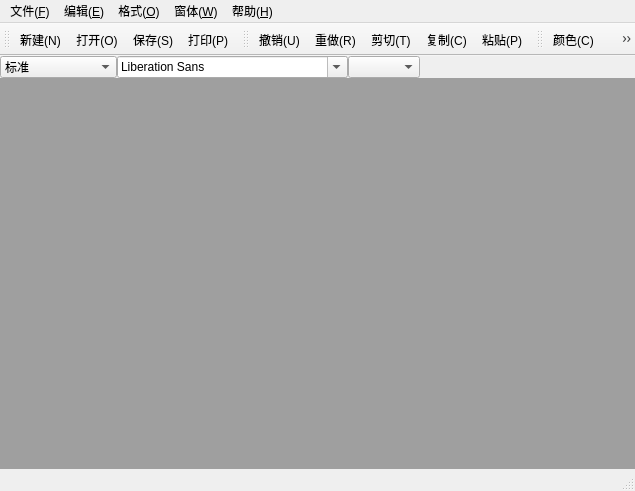
<?xml version="1.0" encoding="UTF-8"?>
<ui version="4.0">
 <class>MainWindow</class>
 <widget class="QMainWindow" name="MainWindow">
  <property name="geometry">
   <rect>
    <x>0</x>
    <y>0</y>
    <width>635</width>
    <height>491</height>
   </rect>
  </property>
  <property name="windowTitle">
   <string>我的WPS</string>
  </property>
  <widget class="QWidget" name="centralWidget">
   <layout class="QGridLayout" name="gridLayout">
    <property name="leftMargin">
     <number>0</number>
    </property>
    <property name="topMargin">
     <number>0</number>
    </property>
    <property name="rightMargin">
     <number>0</number>
    </property>
    <property name="bottomMargin">
     <number>0</number>
    </property>
    <property name="spacing">
     <number>0</number>
    </property>
    <item row="0" column="0">
     <widget class="QComboBox" name="comboBox">
      <property name="statusTip">
       <string>ComboBox组合框,下拉列表框</string>
      </property>
      <property name="whatsThis">
       <string>ComboBox组合框,下拉列表框</string>
      </property>
      <item>
       <property name="text">
        <string>标准</string>
       </property>
      </item>
      <item>
       <property name="text">
        <string>项目符号(●)</string>
       </property>
      </item>
      <item>
       <property name="text">
        <string>项目符号(○)</string>
       </property>
      </item>
      <item>
       <property name="text">
        <string>项目符号(■)</string>
       </property>
      </item>
      <item>
       <property name="text">
        <string>项目符号(1.2.3)</string>
       </property>
      </item>
      <item>
       <property name="text">
        <string>项目符号(a.b.c)</string>
       </property>
      </item>
      <item>
       <property name="text">
        <string>项目符号(A.B.C)</string>
       </property>
      </item>
      <item>
       <property name="text">
        <string>项目符号(i.ii.iii)</string>
       </property>
      </item>
      <item>
       <property name="text">
        <string>项目符号(I.II.III)</string>
       </property>
      </item>
     </widget>
    </item>
    <item row="0" column="1">
     <widget class="QFontComboBox" name="fontComboBox">
      <property name="whatsThis">
       <string>&lt;html&gt;&lt;head/&gt;&lt;body&gt;&lt;p&gt;文字组合框&lt;/p&gt;&lt;/body&gt;&lt;/html&gt;</string>
      </property>
     </widget>
    </item>
    <item row="0" column="2">
     <widget class="QComboBox" name="comboBox_2">
      <property name="toolTip">
       <string>&lt;html&gt;&lt;head/&gt;&lt;body&gt;&lt;p&gt;组合框,下拉列表框&lt;/p&gt;&lt;/body&gt;&lt;/html&gt;</string>
      </property>
     </widget>
    </item>
    <item row="1" column="0" colspan="4">
     <widget class="QMdiArea" name="mdiArea">
      <property name="sizePolicy">
       <sizepolicy hsizetype="Expanding" vsizetype="Expanding">
        <horstretch>0</horstretch>
        <verstretch>0</verstretch>
       </sizepolicy>
      </property>
      <property name="statusTip">
       <string>多文档区域</string>
      </property>
      <property name="whatsThis">
       <string>多文档区域</string>
      </property>
     </widget>
    </item>
    <item row="0" column="3">
     <spacer name="horizontalSpacer">
      <property name="orientation">
       <enum>Qt::Horizontal</enum>
      </property>
      <property name="sizeHint" stdset="0">
       <size>
        <width>198</width>
        <height>20</height>
       </size>
      </property>
     </spacer>
    </item>
   </layout>
  </widget>
  <widget class="QMenuBar" name="menuBar">
   <property name="geometry">
    <rect>
     <x>0</x>
     <y>0</y>
     <width>635</width>
     <height>21</height>
    </rect>
   </property>
   <widget class="QMenu" name="menu_F">
    <property name="title">
     <string>文件(&amp;F)</string>
    </property>
    <addaction name="new_file"/>
    <addaction name="open_file"/>
    <addaction name="save_file"/>
    <addaction name="action_A"/>
    <addaction name="action_P"/>
    <addaction name="action_3"/>
    <addaction name="action_4"/>
   </widget>
   <widget class="QMenu" name="menu_E">
    <property name="title">
     <string>编辑(&amp;E)</string>
    </property>
    <addaction name="action_U"/>
    <addaction name="action_R"/>
    <addaction name="action_T"/>
    <addaction name="action_C"/>
    <addaction name="action_P_2"/>
   </widget>
   <widget class="QMenu" name="menu_W">
    <property name="title">
     <string>窗体(&amp;W)</string>
    </property>
    <addaction name="action_O"/>
    <addaction name="action_A_2"/>
    <addaction name="separator"/>
    <addaction name="action_T_2"/>
    <addaction name="action_C_4"/>
    <addaction name="separator"/>
    <addaction name="action_X"/>
    <addaction name="action_V"/>
   </widget>
   <widget class="QMenu" name="menu_H">
    <property name="title">
     <string>帮助(&amp;H)</string>
    </property>
    <addaction name="action_A_3"/>
   </widget>
   <widget class="QMenu" name="menu_O">
    <property name="title">
     <string>格式(&amp;O)</string>
    </property>
    <widget class="QMenu" name="menu_D">
     <property name="title">
      <string>字体(&amp;D)</string>
     </property>
     <addaction name="action_B"/>
     <addaction name="action_I"/>
     <addaction name="action_U_2"/>
    </widget>
    <widget class="QMenu" name="menu">
     <property name="title">
      <string>段落</string>
     </property>
     <addaction name="action_L"/>
     <addaction name="action_C_3"/>
     <addaction name="action_R_2"/>
     <addaction name="action_J"/>
    </widget>
    <addaction name="menu_D"/>
    <addaction name="menu"/>
    <addaction name="action_C_2"/>
   </widget>
   <addaction name="menu_F"/>
   <addaction name="menu_E"/>
   <addaction name="menu_O"/>
   <addaction name="menu_W"/>
   <addaction name="menu_H"/>
  </widget>
  <widget class="QToolBar" name="mainToolBar">
   <property name="windowTitle">
    <string>这是工具栏</string>
   </property>
   <attribute name="toolBarArea">
    <enum>TopToolBarArea</enum>
   </attribute>
   <attribute name="toolBarBreak">
    <bool>false</bool>
   </attribute>
   <addaction name="new_file"/>
   <addaction name="open_file"/>
   <addaction name="save_file"/>
   <addaction name="action_P"/>
  </widget>
  <widget class="QStatusBar" name="statusBar"/>
  <widget class="QToolBar" name="toolBar">
   <property name="windowTitle">
    <string>toolBar</string>
   </property>
   <attribute name="toolBarArea">
    <enum>TopToolBarArea</enum>
   </attribute>
   <attribute name="toolBarBreak">
    <bool>false</bool>
   </attribute>
   <addaction name="action_U"/>
   <addaction name="action_R"/>
   <addaction name="action_T"/>
   <addaction name="action_C"/>
   <addaction name="action_P_2"/>
  </widget>
  <widget class="QToolBar" name="toolBar_2">
   <property name="windowTitle">
    <string>toolBar_2</string>
   </property>
   <attribute name="toolBarArea">
    <enum>TopToolBarArea</enum>
   </attribute>
   <attribute name="toolBarBreak">
    <bool>false</bool>
   </attribute>
   <addaction name="action_C_2"/>
   <addaction name="action_B"/>
   <addaction name="action_I"/>
   <addaction name="action_U_2"/>
   <addaction name="separator"/>
   <addaction name="action_L"/>
   <addaction name="action_C_3"/>
   <addaction name="action_R_2"/>
   <addaction name="action_J"/>
  </widget>
  <action name="new_file">
   <property name="icon">
    <iconset resource="img.qrc">
     <normaloff>:/我的WPS图标/images/new.png</normaloff>:/我的WPS图标/images/new.png</iconset>
   </property>
   <property name="text">
    <string>新建(&amp;N)</string>
   </property>
   <property name="statusTip">
    <string>创建一个新文档(这是菜单)</string>
   </property>
   <property name="whatsThis">
    <string comment="这是一个澄清" extracomment="这是一个主释">&lt;html&gt;&lt;head/&gt;&lt;body&gt;&lt;p&gt;按shift＋f1会显示此处,可以插入文本,图,链接,整理颜色,字体,格式等.&lt;/p&gt;&lt;/body&gt;&lt;/html&gt;</string>
   </property>
   <property name="shortcut">
    <string>Ctrl+N</string>
   </property>
  </action>
  <action name="open_file">
   <property name="icon">
    <iconset resource="img.qrc">
     <normaloff>:/我的WPS图标/images/fileopen.png</normaloff>:/我的WPS图标/images/fileopen.png</iconset>
   </property>
   <property name="text">
    <string>打开(&amp;O)</string>
   </property>
   <property name="statusTip">
    <string>打开一个文件</string>
   </property>
   <property name="whatsThis">
    <string>&lt;html&gt;&lt;head/&gt;&lt;body&gt;&lt;p&gt;按shift＋f1会显示此处,可以插入文本,图,链接,整理颜色,字体,格式等.&lt;/p&gt;&lt;/body&gt;&lt;/html&gt;</string>
   </property>
   <property name="shortcut">
    <string>Ctrl+O</string>
   </property>
  </action>
  <action name="save_file">
   <property name="icon">
    <iconset resource="img.qrc">
     <normaloff>:/我的WPS图标/images/save.png</normaloff>:/我的WPS图标/images/save.png</iconset>
   </property>
   <property name="text">
    <string>保存(&amp;S)</string>
   </property>
   <property name="statusTip">
    <string>将文件存档</string>
   </property>
   <property name="whatsThis">
    <string>&lt;html&gt;&lt;head/&gt;&lt;body&gt;&lt;p&gt;按shift＋f1会显示此处,可以插入文本,图,链接,整理颜色,字体,格式等.&lt;/p&gt;&lt;/body&gt;&lt;/html&gt;</string>
   </property>
   <property name="shortcut">
    <string>Ctrl+S</string>
   </property>
  </action>
  <action name="action_A">
   <property name="text">
    <string>另存为(&amp;A)...</string>
   </property>
   <property name="statusTip">
    <string>以新名字保存文档</string>
   </property>
   <property name="whatsThis">
    <string>&lt;html&gt;&lt;head/&gt;&lt;body&gt;&lt;p&gt;按shift＋f1会显示此处,可以插入文本,图,链接,整理颜色,字体,格式等.&lt;/p&gt;&lt;/body&gt;&lt;/html&gt;</string>
   </property>
  </action>
  <action name="action_P">
   <property name="icon">
    <iconset resource="img.qrc">
     <normaloff>:/我的WPS图标/images/print.png</normaloff>:/我的WPS图标/images/print.png</iconset>
   </property>
   <property name="text">
    <string>打印(&amp;P)...</string>
   </property>
   <property name="statusTip">
    <string>打印输出到纸张上</string>
   </property>
   <property name="whatsThis">
    <string>&lt;html&gt;&lt;head/&gt;&lt;body&gt;&lt;p&gt;按shift＋f1会显示此处,可以插入文本,图,链接,整理颜色,字体,格式等.&lt;/p&gt;&lt;/body&gt;&lt;/html&gt;</string>
   </property>
   <property name="shortcut">
    <string>Ctrl+P</string>
   </property>
  </action>
  <action name="action_3">
   <property name="text">
    <string>打印预览(&amp;H)...</string>
   </property>
   <property name="statusTip">
    <string>打印的效果</string>
   </property>
   <property name="whatsThis">
    <string>&lt;html&gt;&lt;head/&gt;&lt;body&gt;&lt;p&gt;按shift＋f1会显示此处,可以插入文本,图,链接,整理颜色,字体,格式等.&lt;/p&gt;&lt;/body&gt;&lt;/html&gt;</string>
   </property>
  </action>
  <action name="action_4">
   <property name="text">
    <string>退出(&amp;E)</string>
   </property>
   <property name="statusTip">
    <string>退出应用程序</string>
   </property>
   <property name="whatsThis">
    <string>&lt;html&gt;&lt;head/&gt;&lt;body&gt;&lt;p&gt;按shift＋f1会显示此处,可以插入文本,图,链接,整理颜色,字体,格式等.&lt;/p&gt;&lt;/body&gt;&lt;/html&gt;</string>
   </property>
  </action>
  <action name="action_U">
   <property name="icon">
    <iconset resource="img.qrc">
     <normaloff>:/我的WPS图标/images/undo.png</normaloff>:/我的WPS图标/images/undo.png</iconset>
   </property>
   <property name="text">
    <string>撤销(&amp;U)</string>
   </property>
   <property name="statusTip">
    <string>撤销当前操作</string>
   </property>
   <property name="whatsThis">
    <string>&lt;html&gt;&lt;head/&gt;&lt;body&gt;&lt;p&gt;按shift＋f1会显示此处,可以插入文本,图,链接,整理颜色,字体,格式等.&lt;/p&gt;&lt;/body&gt;&lt;/html&gt;</string>
   </property>
   <property name="shortcut">
    <string>Ctrl+Z</string>
   </property>
  </action>
  <action name="action_R">
   <property name="icon">
    <iconset resource="img.qrc">
     <normaloff>:/我的WPS图标/images/redo.png</normaloff>:/我的WPS图标/images/redo.png</iconset>
   </property>
   <property name="text">
    <string>重做(&amp;R)</string>
   </property>
   <property name="statusTip">
    <string>恢复之前的操作</string>
   </property>
   <property name="whatsThis">
    <string>&lt;html&gt;&lt;head/&gt;&lt;body&gt;&lt;p&gt;按shift＋f1会显示此处,可以插入文本,图,链接,整理颜色,字体,格式等.&lt;/p&gt;&lt;/body&gt;&lt;/html&gt;</string>
   </property>
   <property name="shortcut">
    <string>Ctrl+Y</string>
   </property>
  </action>
  <action name="action_T">
   <property name="icon">
    <iconset resource="img.qrc">
     <normaloff>:/我的WPS图标/images/cut.png</normaloff>:/我的WPS图标/images/cut.png</iconset>
   </property>
   <property name="text">
    <string>剪切(&amp;T)</string>
   </property>
   <property name="statusTip">
    <string>从文档中裁剪所选内容</string>
   </property>
   <property name="shortcut">
    <string>Ctrl+S</string>
   </property>
  </action>
  <action name="action_C">
   <property name="icon">
    <iconset resource="img.qrc">
     <normaloff>:/我的WPS图标/images/copy.png</normaloff>:/我的WPS图标/images/copy.png</iconset>
   </property>
   <property name="text">
    <string>复制(&amp;C)</string>
   </property>
   <property name="statusTip">
    <string>复制所选内容,并放入剪切板</string>
   </property>
   <property name="shortcut">
    <string>Ctrl+C</string>
   </property>
  </action>
  <action name="action_P_2">
   <property name="icon">
    <iconset resource="img.qrc">
     <normaloff>:/我的WPS图标/images/paste.png</normaloff>:/我的WPS图标/images/paste.png</iconset>
   </property>
   <property name="text">
    <string>粘贴(&amp;P)</string>
   </property>
   <property name="statusTip">
    <string>将剪切板的内容粘贴到文档</string>
   </property>
   <property name="shortcut">
    <string>Ctrl+V</string>
   </property>
  </action>
  <action name="action_B">
   <property name="checkable">
    <bool>true</bool>
   </property>
   <property name="icon">
    <iconset resource="img.qrc">
     <normaloff>:/我的WPS图标/images/bold.png</normaloff>:/我的WPS图标/images/bold.png</iconset>
   </property>
   <property name="text">
    <string>加粗(&amp;B) </string>
   </property>
   <property name="statusTip">
    <string>将所选文字加粗</string>
   </property>
   <property name="shortcut">
    <string>Ctrl+B</string>
   </property>
  </action>
  <action name="action_C_2">
   <property name="icon">
    <iconset resource="img.qrc">
     <normaloff>:/我的WPS图标/images/color.ico</normaloff>:/我的WPS图标/images/color.ico</iconset>
   </property>
   <property name="text">
    <string>颜色(&amp;C)</string>
   </property>
   <property name="statusTip">
    <string>设置文字颜色</string>
   </property>
  </action>
  <action name="action_I">
   <property name="checkable">
    <bool>true</bool>
   </property>
   <property name="icon">
    <iconset resource="img.qrc">
     <normaloff>:/我的WPS图标/images/italic.png</normaloff>:/我的WPS图标/images/italic.png</iconset>
   </property>
   <property name="text">
    <string>倾斜(&amp;I)</string>
   </property>
   <property name="statusTip">
    <string>将所选文字倾斜</string>
   </property>
   <property name="shortcut">
    <string>Ctrl+I</string>
   </property>
  </action>
  <action name="action_U_2">
   <property name="checkable">
    <bool>true</bool>
   </property>
   <property name="icon">
    <iconset resource="img.qrc">
     <normaloff>:/我的WPS图标/images/under.png</normaloff>:/我的WPS图标/images/under.png</iconset>
   </property>
   <property name="text">
    <string>下划线(&amp;U)</string>
   </property>
   <property name="statusTip">
    <string>将所选文字加上下划线</string>
   </property>
   <property name="shortcut">
    <string>Ctrl+U</string>
   </property>
  </action>
  <action name="action_L">
   <property name="icon">
    <iconset resource="img.qrc">
     <normaloff>:/我的WPS图标/images/left.png</normaloff>:/我的WPS图标/images/left.png</iconset>
   </property>
   <property name="text">
    <string>左对齐(&amp;L)</string>
   </property>
   <property name="statusTip">
    <string>将文本左对齐</string>
   </property>
   <property name="shortcut">
    <string>Ctrl+L</string>
   </property>
  </action>
  <action name="action_C_3">
   <property name="icon">
    <iconset resource="img.qrc">
     <normaloff>:/我的WPS图标/images/center.png</normaloff>:/我的WPS图标/images/center.png</iconset>
   </property>
   <property name="text">
    <string>居中(&amp;C)</string>
   </property>
   <property name="statusTip">
    <string>将文本居中对齐</string>
   </property>
   <property name="whatsThis">
    <string>文本居中显示</string>
   </property>
   <property name="shortcut">
    <string>Ctrl+E</string>
   </property>
  </action>
  <action name="action_R_2">
   <property name="icon">
    <iconset resource="img.qrc">
     <normaloff>:/我的WPS图标/images/right.png</normaloff>:/我的WPS图标/images/right.png</iconset>
   </property>
   <property name="text">
    <string>右对齐(&amp;R)</string>
   </property>
   <property name="statusTip">
    <string>将所选文本右对齐</string>
   </property>
   <property name="whatsThis">
    <string>&lt;html&gt;&lt;head/&gt;&lt;body&gt;&lt;p&gt;按shift＋f1会显示此处,可以插入文本,图,链接,整理颜色,字体,格式等.&lt;/p&gt;&lt;/body&gt;&lt;/html&gt;</string>
   </property>
   <property name="shortcut">
    <string>Ctrl+R</string>
   </property>
  </action>
  <action name="action_J">
   <property name="icon">
    <iconset resource="img.qrc">
     <normaloff>:/我的WPS图标/images/justify.png</normaloff>:/我的WPS图标/images/justify.png</iconset>
   </property>
   <property name="text">
    <string>两端对齐(&amp;J)</string>
   </property>
   <property name="statusTip">
    <string>将所选文本左右两端同时对齐,并根据需要调整间距</string>
   </property>
   <property name="shortcut">
    <string>Ctrl+J</string>
   </property>
  </action>
  <action name="action_O">
   <property name="text">
    <string>关闭(&amp;O)</string>
   </property>
   <property name="statusTip">
    <string>关闭活动子窗口</string>
   </property>
  </action>
  <action name="action_A_2">
   <property name="text">
    <string>关闭所有(&amp;A)</string>
   </property>
   <property name="statusTip">
    <string>关闭所有子窗口</string>
   </property>
  </action>
  <action name="action_T_2">
   <property name="checkable">
    <bool>false</bool>
   </property>
   <property name="text">
    <string>平铺(&amp;T)</string>
   </property>
   <property name="statusTip">
    <string>平铺子窗口</string>
   </property>
  </action>
  <action name="action_C_4">
   <property name="text">
    <string>层叠(&amp;C)</string>
   </property>
   <property name="statusTip">
    <string>层叠子窗口</string>
   </property>
  </action>
  <action name="action_X">
   <property name="text">
    <string>下一个(&amp;X)</string>
   </property>
   <property name="statusTip">
    <string>移动焦点到下一个子窗口</string>
   </property>
   <property name="shortcut">
    <string>Ctrl+Tab</string>
   </property>
  </action>
  <action name="action_V">
   <property name="text">
    <string>前一个(&amp;V)</string>
   </property>
   <property name="statusTip">
    <string>移动焦点到前一个子窗口</string>
   </property>
   <property name="shortcut">
    <string>Ctrl+Shift+Tab</string>
   </property>
  </action>
  <action name="action_A_3">
   <property name="text">
    <string>关于(&amp;A)</string>
   </property>
   <property name="statusTip">
    <string>关于我的WPS_1.0版本内容</string>
   </property>
  </action>
 </widget>
 <layoutdefault spacing="6" margin="11"/>
 <resources>
  <include location="img.qrc"/>
 </resources>
 <connections/>
</ui>
